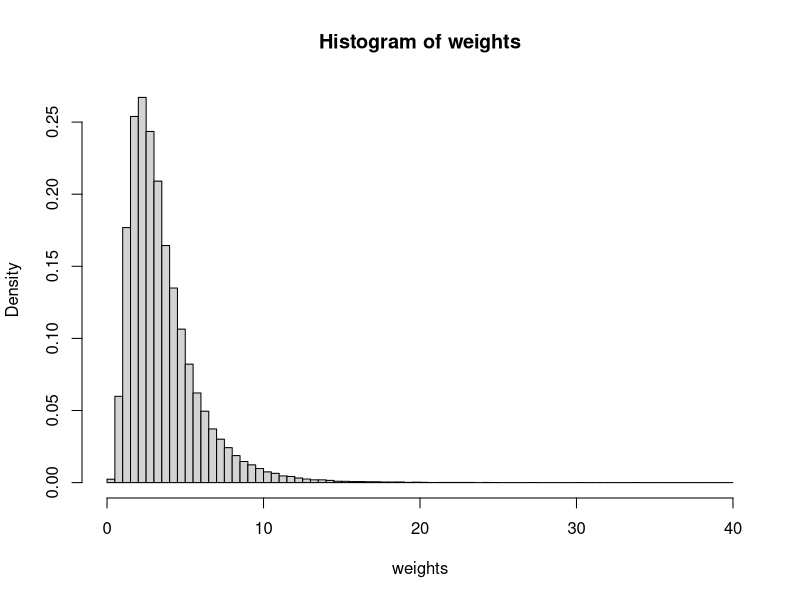
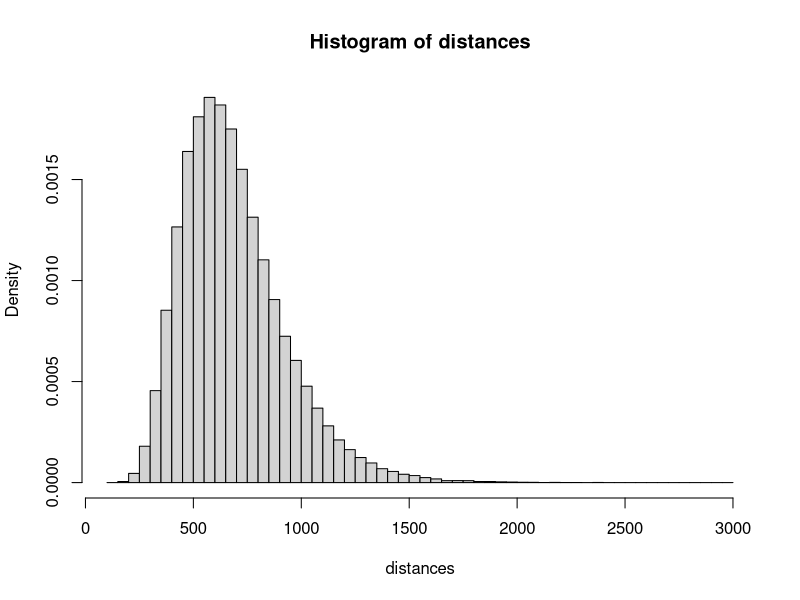

R code for these plots, in order: (Note: this script raises an error after producing the figures.)
# coding: utf-8
# CaseStudyRQuebec2017
# Authors : David Beauchemin & Samuel Cabral Cruz

# Source code for the creation of the benchmark.csv file

# Setting working directory properly 
setwd('C:/Users/Samuel/Documents/ColloqueR/Dev')
getwd()
setwd("..")
(path <- getwd())

# Parameters of the simulation
n <- 100000
x <- matrix(c(runif(2*n)),ncol = 2,byrow = TRUE)

# Generate weights with a LogNormal distribution
mu1 <- log(3000)
sigma1 <- log(1.8)
exp(mu1+sigma1**2/2)
exp(2*mu1+4*sigma1**2/2)-exp(mu1+sigma1**2/2)**2
weights <- round(qlnorm(x[,1],mu1,sigma1)/1000,3)
hist(weights,breaks = 100,freq=FALSE)
mean(weights)
max(weights)

# Generate the errors on the weights
weightsTarifParam <- 0.7
weightsCost <- weights*weightsTarifParam
weightsError <- rnorm(n,mean(weightsCost),sd(weightsCost))
max(weightsError)
min(weightsError)
weightsFinalPrice <- weightsCost+weightsError
mean(weightsFinalPrice)
min(weightsFinalPrice)
var(weightsFinalPrice)

# Generate the distance with a LogNormal distribution
# routesCanada
# routesIATA <- cbind(paste(routesCanada$sourceAirport),paste(routesCanada$destinationAirport))
# routesDistance <- apply(routesIATA, 1, function(x) airportsDist(x[1],x[2])$value)
# max(routesDistance)
# mean(routesDistance)
mu2 <- log(650)
sigma2 <- log(1.4)
(distances <- round(qlnorm(x[,2],mu2,sigma2)))
hist(distances,breaks = 100,freq=FALSE)
mean(distances)
max(distances)

# Generate the errors on the distances
distancesTarifParam <- 0.0275
distancesCost <- distances*distancesTarifParam
distancesError <- rnorm(n,mean(distancesCost),sd(distancesCost))
distancesFinalPrice <- distancesCost+distancesError
mean(distancesFinalPrice)
var(distancesFinalPrice)
max(distancesFinalPrice)
min(distancesFinalPrice)

# Generate total price
baseCost <- 10
# taxRate <- sum(table(airportsCanada$province)*as.numeric(paste(taxRates$taxRate)))/length(airportsCanada$province)
taxRate <- 1.082408
profitMargin <- 1.15
(totalCost <- round((baseCost + weightsFinalPrice + distancesFinalPrice)*profitMargin*taxRate,2))
mean(totalCost)
var(totalCost)
max(totalCost)
min(totalCost)

# Export to csv format
(dataExport <- cbind(weights,distances,totalCost))
colnames(dataExport) <- c("Poids (Kg)","Distance (Km)","Prix (CAD $)")
write.csv(dataExport,paste(path,"/Reference/benchmark.csv",sep=''),row.names = FALSE, fileEncoding = "UTF-8")
